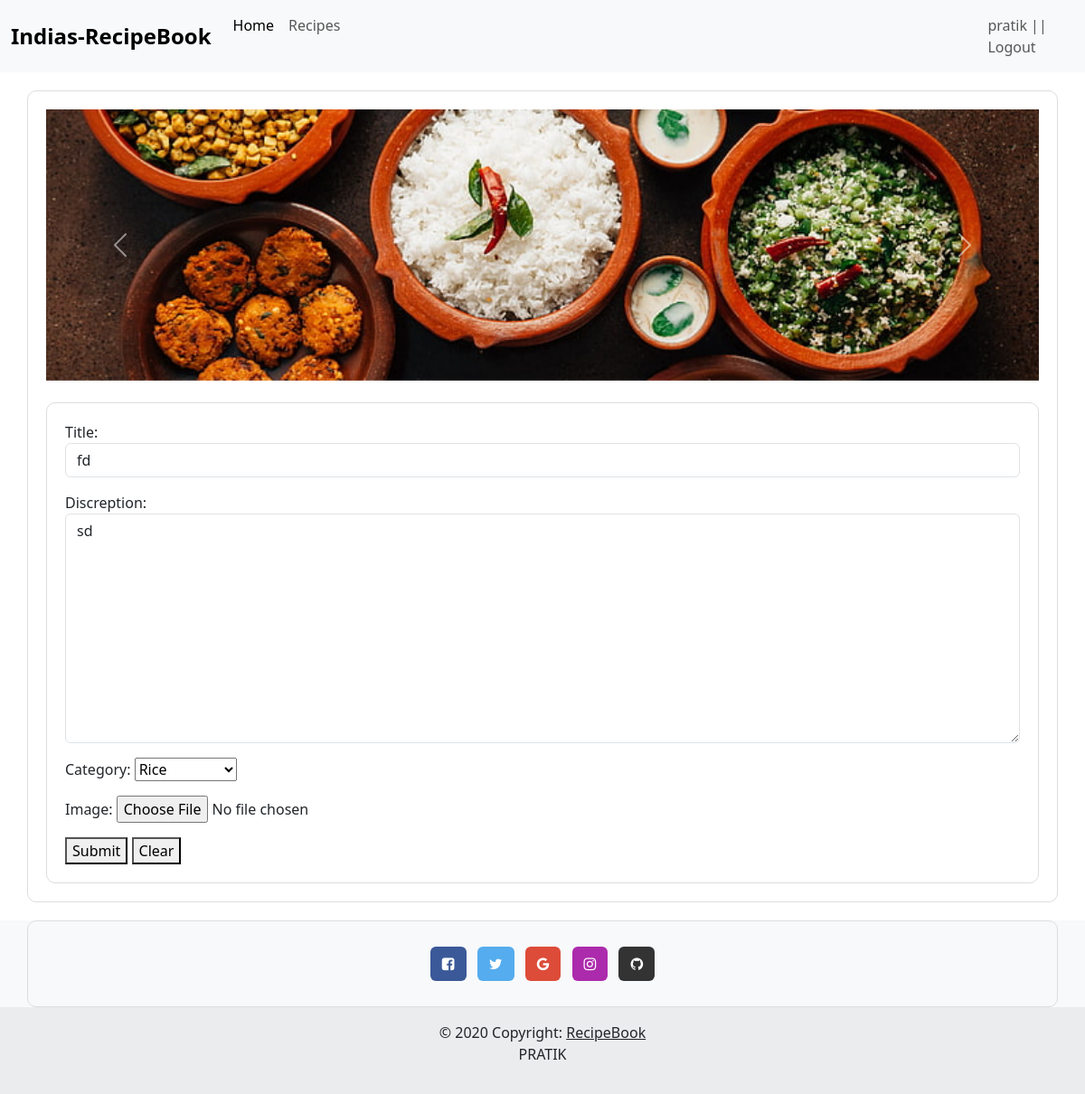
/app/update/3 (signed in), run on the app's committed database.
### app/models.py (models this page shows, shortened)
class Recipe(models.Model):
    CATEGORY_CHOICES = [
        ('starter', 'starter'),
        ('Paneer', 'Paneer'),
        ('Rice', 'Rice'),
        ('Chineese', 'Chineese'),
        ('StreetFood', 'StreetFood'),
        ('StateSpecial', 'StateSpecial'),
    ]
    Title  = models.CharField(max_length = 150)
    Discreption = models.TextField()
    Category = models.CharField(max_length =20,choices = CATEGORY_CHOICES)
    image = models.ImageField(upload_to='images/')
    author = models.CharField(max_length=250)
    created_at = models.DateTimeField(auto_now_add=True)
    updated_at = models.DateTimeField(auto_now=True)
    user = models.ForeignKey(User, on_delete=models.CASCADE)

### app/views.py (the view, shortened to what this page needs)
# urls.py: path('update/<int:id>',views.UpdateRecepe,name = "update_url"),
@login_required(login_url="login_url")
def UpdateRecepe(request,id):
    obj = Recipe.objects.get(id = id)
    form = RecipeForm(instance=obj)
    template_name = "app/create.html"
    context = {"form": form}
    return render(request, template_name, context)

### app/forms.py
class RecipeForm(forms.ModelForm):
    class Meta:
        model = Recipe
        fields = ['Title', 'Discreption','Category', 'image',]
        widgets = {
            'Title': forms.TextInput(attrs={'class': 'form-control'}),
            'Discreption': forms.Textarea(attrs={'class': 'form-control'}),
            'image': forms.FileInput(attrs={'class': 'form-control-file'}),
        }

### templates/app/create.html (shortened to what this page needs)
{% extends "base.html" %}
{% block content%}
    <form method = "post" enctype="multipart/form-data">
            {{form.as_p}}
        <button type="submit" value="Submit">Submit</button>
        <button type="reset">Clear</button>
    </form>
{% endblock %}

### templates/base.html (shortened to what this page needs)
<!DOCTYPE html>
{% load static %}
<html lang="en">
<head>
    <link href="https://cdn.jsdelivr.net/npm/bootstrap@5.3.2/dist/css/bootstrap.min.css" rel="stylesheet">
    <link rel="stylesheet" href="https://cdnjs.cloudflare.com/ajax/libs/font-awesome/4.7.0/css/font-awesome.min.css">
    <link rel="stylesheet" href="{% static 'css/style.css' %}">
</head>
<body>
    <marquee behavior="" direction="" style="color: green;">** Login/SignUp to ADD YOUR RECIPE **</marquee>
    <nav class="navbar navbar-expand-lg bg-body-tertiary fixed-top">
        <div class="container-fluid">
            <div class="collapse navbar-collapse" id="navbarTogglerDemo01">
                <a class="navbar-brand" href="#">Indias-RecipeBook</a>
                <ul class="navbar-nav me-auto mb-2 mb-lg-0">
                    <li class="nav-item">
                        <a class="nav-link active" aria-current="page" href="{% url 'home_url' %}">Home</a>
                    </li>
                    <li class="nav-item">
                        <a class="nav-link" href="{% url 'show_url'  %}">Recipes</a>
                    </li>
                    {% if user.is_authenticated %}
                        <li class="nav-item"  style="padding-left : 700px">
                             <a class="nav-link "href="{% url 'logout_url'  %}">{{user}} || Logout</a>
                        </li>
                    {% endif %}
                </ul>
            </div>
        </div>
    </nav>
    <div class="container">
        <div id="carouselExampleInterval" class="carousel slide" data-bs-ride="carousel">
            <div class="carousel-inner">
                <div class="carousel-item active" data-bs-interval="30000">
                    <img src="{% static 'images/crouse1.jpg' %}"  class="d-block w-100"alt="...">
                </div>
            </div>
            <button class="carousel-control-prev" type="button" data-bs-target="#carouselExampleInterval" data-bs-slide="prev">
                <span class="carousel-control-prev-icon" aria-hidden="true"></span>
            </button>
            <button class="carousel-control-next" type="button" data-bs-target="#carouselExampleInterval" data-bs-slide="next">
                <span class="carousel-control-next-icon" aria-hidden="true"></span>
            </button>
        </div>
        <div class="container mt-4">
            {% block content%}{% endblock %}
        </div>
    </div>
    <footer class="bg-body-tertiary text-center">
        <div class="container p-4 pb-0">
          <section class="mb-4">
            <a
            data-mdb-ripple-init
              class="btn text-white btn-floating m-1"
              style="background-color: #3b5998;"
              href="#!"
              role="button"
              ><i class="fa fa-facebook-square"></i
            ></a>
            <a
              data-mdb-ripple-init
              class="btn text-white btn-floating m-1"
              style="background-color: #55acee;"
              href="#!"
              role="button"
              ><i class="fa fa-twitter"></i
            ></a>
            <a
              data-mdb-ripple-init
              class="btn text-white btn-floating m-1"
              style="background-color: #dd4b39;"
              href="#!"
              role="button"
              ><i class="fa fa-google"></i
            ></a>
            <a
              data-mdb-ripple-init
              class="btn text-white btn-floating m-1"
              style="background-color: #ac2bac;"
              href="#!"
              role="button"
              ><i class="fa fa-instagram"></i
            ></a>
            <a
              data-mdb-ripple-init
              class="btn text-white btn-floating m-1"
              style="background-color: #333333;"
              href="#!"
              role="button"
              ><i class="fa fa-github"></i
            ></a>
          </section>
        </div>
        <div class="text-center p-3" style="background-color: rgba(0, 0, 0, 0.05);">
          © 2020 Copyright:
          <a class="text-body" href="http://127.0.0.1:8000/">RecipeBook</a>
          <p>PRATIK</p>
        </div>
      </footer>
</body>
</html>

### staticfiles/css/style.css (style rules this page uses)
body { padding-top: 56px; }
.navbar-brand { font-weight: bold; font-size: 1.5rem; }
.container { padding: 20px; border: 1px solid #ddd; border-radius: 10px; margin-top: 20px; }
.carousel img { width: 100%; height: 300px; object-fit: cover; }

### data on the page
Recipe: Title "fd", Discreption "sd", Category "Rice"

### other printed values
{{ user }} "pratik"
